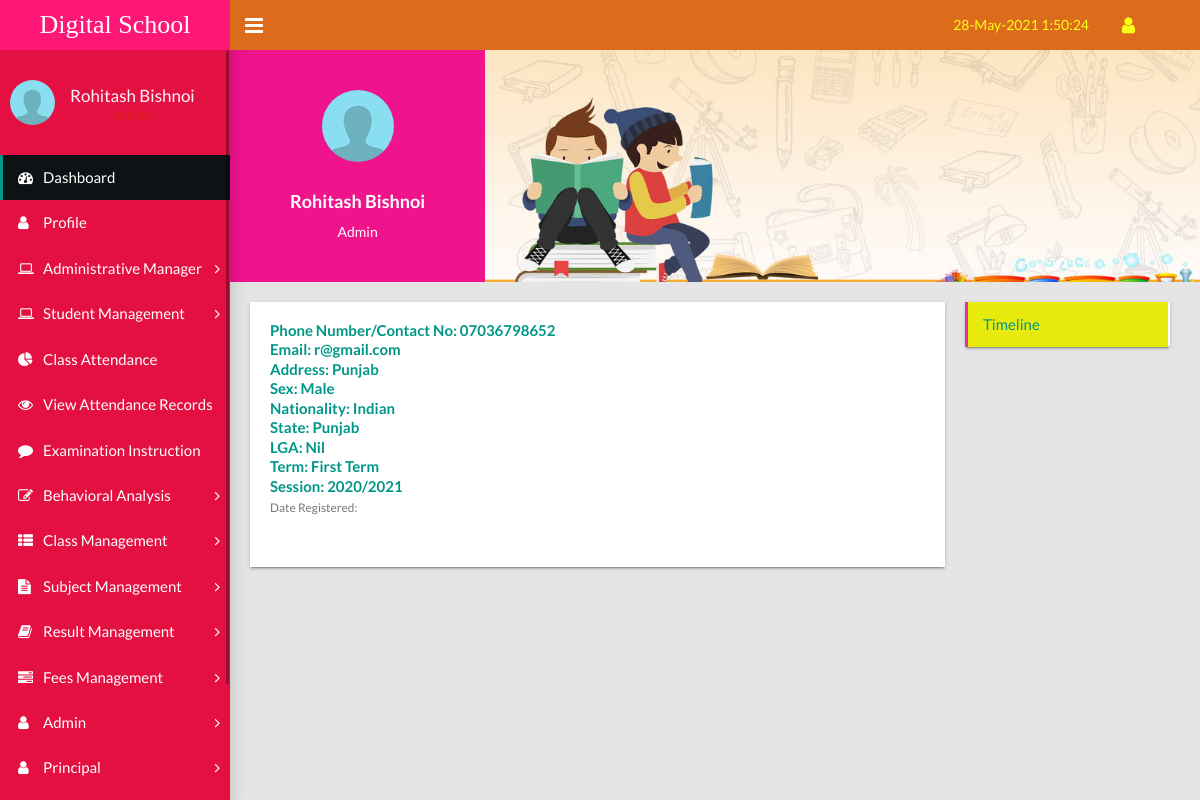
Screenshot of /resources/view/modules.php?staff_profile (signed in) with the database file from the repository.
### tables this page shows
CREATE TABLE `users` (
  `id` int(10) NOT NULL,
  `title` varchar(50) DEFAULT NULL,
  `fullname` varchar(100) DEFAULT NULL,
  `address` text DEFAULT NULL,
  `phone` varchar(50) DEFAULT NULL,
  `state` varchar(50) DEFAULT NULL,
  `lga` text DEFAULT NULL,
  `nationality` varchar(50) DEFAULT NULL,
  `email` varchar(50) DEFAULT NULL,
  `password` varchar(50) DEFAULT NULL,
  `date_of_reg` varchar(50) DEFAULT NULL,
  `time_of_reg` timestamp NULL DEFAULT current_timestamp()
);

CREATE TABLE `current_season` (
  `id` int(10) NOT NULL,
  `current_session` varchar(20) DEFAULT NULL,
  `current_term` varchar(50) DEFAULT NULL,
  `date_declared` varchar(50) DEFAULT NULL,
  `time_declared` timestamp NULL DEFAULT current_timestamp()
);

### resources/view/staff_profile.php (the view, shortened to what this page needs)
<div class="row user">
  <div class="col-md-12">
    <div class="profile">
      <div class="info"><img class='img-circle' src='../../img/author-img.png' alt='User Image'>
        <h4><?php echo $user_fullname; ?></h4>
        <p>Admin</p>
      </div>
      <div class="cover-image"></div>
    </div>
  </div>
  <div class="col-md-9">
    <div class="tab-content">
      <div class="tab-pane active" id="user-timeline">
        <div class="timeline">
          <div class="post">
            <div class="post-media"><a href="#"></a>
              <div class="content">
              <h5><a href="#">Phone Number/Contact No: <?php echo $user_phone; ?></a></h5>
                <h5><a href="#">Email: <?php echo $user_email; ?></a></h5>
                <h5><a href="#">Address: <?php echo $user_address; ?></a></h5>
                <h5><a href="#">Sex: <?php echo $gender; ?></a></h5>
                <h5><a href="#">Nationality: <?php echo $user_nationality; ?></a></h5>
                <h5><a href="#">State: <?php echo $user_state; ?></a></h5>
                <h5><a href="#">LGA: <?php echo $user_lga; ?></a></h5>
                <h5><a href="#">Term: <?php echo $current_term; ?></a></h5>
                <h5><a href="#">Session: <?php echo $current_session; ?></a></h5>
                <p class="text-muted"><small>Date Registered: </small></p>
              </div>
            </div>
          </div>
        </div>
      </div>
    </div>
  </div>
  <div class="col-md-3">
    <div class="card p-0">
      <ul class="nav nav-tabs nav-stacked user-tabs">
        <li class="active"><a href="#" data-toggle="tab">Timeline</a></li>
      </ul>
    </div>
  </div>
</div>

### resources/view/modules.php (shortened to what this page needs)
<?php
	require_once("../../public/connection.php");
?>
<?php
	$date = date('d-M-Y');
?>
<?php
	$query = " SELECT * FROM `users` WHERE id = '{$_SESSION['admin']}' ";
	$run_query = mysqli_query($connection, $query);
	if(mysqli_num_rows($run_query) == 1){
		while($result = mysqli_fetch_assoc($run_query)){
			$user_title = $result['title'];
			$user_fullname = ucwords($result['fullname']);
			$user_address = ucwords($result['address']);
			$user_phone = $result['phone'];
			$user_state = ucwords($result['state']);
			$user_lga = ucwords($result['lga']);
			$user_nationality = ucwords($result['nationality']);
			$user_email = $result['email'];
			if($user_title === "mr"){
				$gender = "Male";
			}
			elseif($user_title === "mrs"){
				$gender = "Female";
			}
			elseif($user_title === "miss"){
				$gender = "Female";
			}
		}
	}
?>
<?php
    $query = " SELECT * FROM `current_season` ";
    $run_query = mysqli_query($connection, $query);
    if(mysqli_num_rows($run_query) == 1){
        while($result = mysqli_fetch_assoc($run_query)){
            $current_term = $result['current_term'];
            $current_session = $result['current_session'];
        }
    }
?>
<!DOCTYPE html>
<html>
  <head>
    <link rel='stylesheet' type='text/css' href='../../assets/css/main.css'>
    <link rel='stylesheet' type='text/css' href='../../assets/css/defined.css'>
    <link rel="stylesheet" href="../../assets/css/font-awesome-4.7.0/css/font-awesome.css">
  </head>
  <body class='sidebar-mini fixed'>
    <div class='wrapper'>
      <header class='main-header hidden-print'><a class='logo' href='index.html'>Digital School</a>
        <nav class='navbar navbar-static-top'>
          <a class='sidebar-toggle' href='#' data-toggle='offcanvas'></a>
          <div class='navbar-custom-menu'>
            <ul class='top-nav'>
              <li class='dropdown notification-menu'><a class='dropdown-toggle' href='#' data-toggle='dropdown' aria-expanded='false'><?php echo $date; ?> <span id='clockDisplay'></a>
              </li>
              <li class='dropdown'><a class='dropdown-toggle' href='#' data-toggle='dropdown' role='button' aria-haspopup='true' aria-expanded='false'><i class='fa fa-user fa-lg'></i></a>
              </li>
            </ul>
          </div>
        </nav>
      </header>
      <aside class='main-sidebar hidden-print'>
        <section class='sidebar'>
          <div class='user-panel'>
            <div class='pull-left image'><img class='img-circle' src='../../img/author-img.png' alt='User Image'></div>
            <div class='pull-left info'>
              <p><?php echo $user_fullname; ?></p>
              <p class='designation text-center'><b>Admin</b></p>
            </div>
          </div>
          <ul class='sidebar-menu'>
            <li class='active'><a href='modules.php?dashboard'><i class='fa fa-dashboard'></i><span>Dashboard</span></a></li>
            <li><a href='modules.php?staff_profile'><i class='fa fa-user'></i><span>Profile</span></a></li>
            <li class='treeview'><a href='#'><i class='fa fa-laptop'></i><span>Administrative Manager</span><i class='fa fa-angle-right'></i></a>
            </li>
            <li class='treeview'><a href='#'><i class='fa fa-laptop'></i><span>Student Management</span><i class='fa fa-angle-right'></i></a>
            </li>
            <li><a href='modules.php?class_attendance'><i class='fa fa-pie-chart'></i><span>Class Attendance</span></a></li>
            <li><a href='modules.php?view_attendance_records'><i class='fa fa-eye'></i><span>View Attendance Records</span></a></li>
			 <li><a href='pdfexam.html'><i class='fa fa-comment'></i><span>Examination Instruction</span></a></li>
            <li class='treeview'><a href='#'><i class='fa fa-edit'></i><span>Behavioral Analysis</span><i class='fa fa-angle-right'></i></a>
            </li>
            <li class='treeview'><a href='#'><i class='fa fa-th-list'></i><span>Class Management</span><i class='fa fa-angle-right'></i></a>
            </li>
            <li class='treeview'><a href='#'><i class='fa fa-file-text'></i><span>Subject Management</span><i class='fa fa-angle-right'></i></a>
            </li>
            <li class='treeview'><a href='#'><i class='fa fa-book'></i><span>Result Management</span><i class='fa fa-angle-right'></i></a>
            </li>
			<li class='treeview'><a href='#'><i class='fa fa-tasks'></i><span>Fees Management</span><i class='fa fa-angle-right'></i></a>
            </li>
            <li class='treeview'><a href='#'><i class='fa fa-user'></i><span>Admin</span><i class='fa fa-angle-right'></i></a>
            </li>
            <li class='treeview'><a href='#'><i class='fa fa-user'></i><span>Principal</span><i class='fa fa-angle-right'></i></a>
            </li>
            <li class='treeview'><a href='#'><i class='fa fa-user'></i><span>Accountant</span><i class='fa fa-angle-right'></i></a>
            </li>
			  </ul>
        </section>
      </aside>
      <div class='content-wrapper'>
        <?php
            if(isset($_GET['staff_profile'])){
                require("staff_profile.php");
            }
            elseif(isset($_GET['manage_school_info'])){
                require("manage_school_info.php");
            }
            elseif(isset($_GET['view_school_info'])){
                require("view_school_info.php");
            }
            elseif(isset($_GET['current_term'])){
                require("current_term.php");
            }
            elseif(isset($_GET['current_session'])){
                require("current_session.php");
            }
            elseif(isset($_GET['add_new_session'])){
                require("new_session.php");
            }
            elseif(isset($_GET['add_new_student'])){
                require("add_new_student.php");
            }
            elseif(isset($_GET['promote_students'])){
                require("promote_students.php");
            }
            elseif(isset($_GET['promote_selected_students'])){
                require_once("promote_selected_students.php");
            }
            elseif(isset($_GET['demote_students'])){
                require("demote_student.php");
            }
            elseif(isset($_GET['view_students'])){
                require("view_students.php");
            }
            elseif(isset($_GET['class_attendance'])){
                require("class_attendance.php");
            }
            elseif(isset($_GET['view_attendance_records'])){
                require("view_attendance_records.php");
            }
            elseif(isset($_GET['add_class'])){
                require("add_class.php");
            }
            elseif(isset($_GET['view_classes'])){
                require("view_classes.php");
            }
            elseif(isset($_GET['students_conducts'])){
                require("student_conduct.php");
            }
            elseif(isset($_GET['export_conduct_sheet'])){
                require("export_conduct.php");
            }
            elseif(isset($_GET['upload_conducts'])){
                require("upload_conduct.php");
            }
            elseif(isset($_GET['view_conducts'])){
                require("view_conducts.php");
            }
            elseif(isset($_GET['add_subjects'])){
                require("add_subject.php");
            }
            elseif(isset($_GET['view_added_subjects'])){
                require("view_subject.php");
            }
            elseif(isset($_GET['register_student_subject'])){
                require("register_student_subject.php");
            }
            elseif(isset($_GET['view_registered_subjects'])){
                require("view_registered_subjects.php");
            }
            elseif(isset($_GET['subject_number_specification'])){
                require("specify_subject_number.php");
            }
            elseif(isset($_GET['specify_junior'])){
                require("specify_junior.php");
            }
            elseif(isset($_GET['specify_senior'])){
                require("specify_senior.php");
            }
            elseif(isset($_GET['upload_result'])){
                require("result_upload.php");
            }
            elseif(isset($_GET['excel_result_upload'])){
                require("excel_result_upload.php");
            }
            elseif(isset($_GET['view_uploaded_results'])){
                require("view_upload.php");
            }
            elseif(isset($_GET['save_resumption'])){
                require("save_resumption.php");
            }
            elseif(isset($_GET['view_resumption'])){
                require("view_resumption.php");
            }
            elseif(isset($_GET['publish_result'])){
                require("publish_result.php");
            }
            elseif(isset($_GET['view_published_result'])){
                require("view_published_result.php");
            }
            elseif(isset($_GET['allocate_class_fee'])){
                require("allocate_fees.php");
            }
            elseif(isset($_GET['fee_payment'])){
                require("fee_payment.php");
            }
            elseif(isset($_GET['outstanding_fees'])){
                require("outsatanding_bills.php");
            }
            elseif(isset($_GET['slip'])){
                require("slip.php");
            }
            elseif(isset($_GET['add_admin'])){
                require("add_admin.php");
            }
            elseif(isset($_GET['view_all_admin'])){
                require("view_all_admin.php");
            }
            elseif(isset($_GET['add_princial'])){
                require("add_princial.php");
            }
            elseif(isset($_GET['view_all_principals'])){
                require("view_all_principals.php");
            }
            elseif(isset($_GET['add_accountant'])){
                require("add_accountant.php");
            }
            elseif(isset($_GET['view_accountants'])){
                require("view_accountants.php");
            }
            elseif(isset($_GET['add_teacher'])){
                require("add_teacher.php");
            }
            elseif(isset($_GET['assign_class_to_teacher'])){
                require("assign_class_to_teacher.php");
            }
            elseif(isset($_GET['view_teachers_portfolio'])){
                require("view_teachers_portfolio.php");
            }
            elseif(isset($_GET['calendar'])){
                require("calendar.php");
            }
            elseif(isset($_GET['staff_reset_password'])){
                require("staff_reset_password.php");
            }
            elseif(isset($_GET['all_contact'])){
                require("all_contact.php");
            }
			elseif(isset($_GET['idcard'])){
			require("idcard.php");
			}
            elseif(isset($_GET['settings'])){
              require_once("settings.php");
            }
            elseif(isset($_GET['logout'])){
                SESSION_UNSET();
                redirect_to("../../login000/login.php");
            }
        ?>
  </body>
</html>

### rows the page displays
users: fullname "Rohitash Bishnoi", phone "07036798652", email "r@gmail.com", address "Punjab", title "Male", nationality "Indian", state "Punjab", lga "Nil"
current_season: current_term "First Term", current_session "2020/2021"
